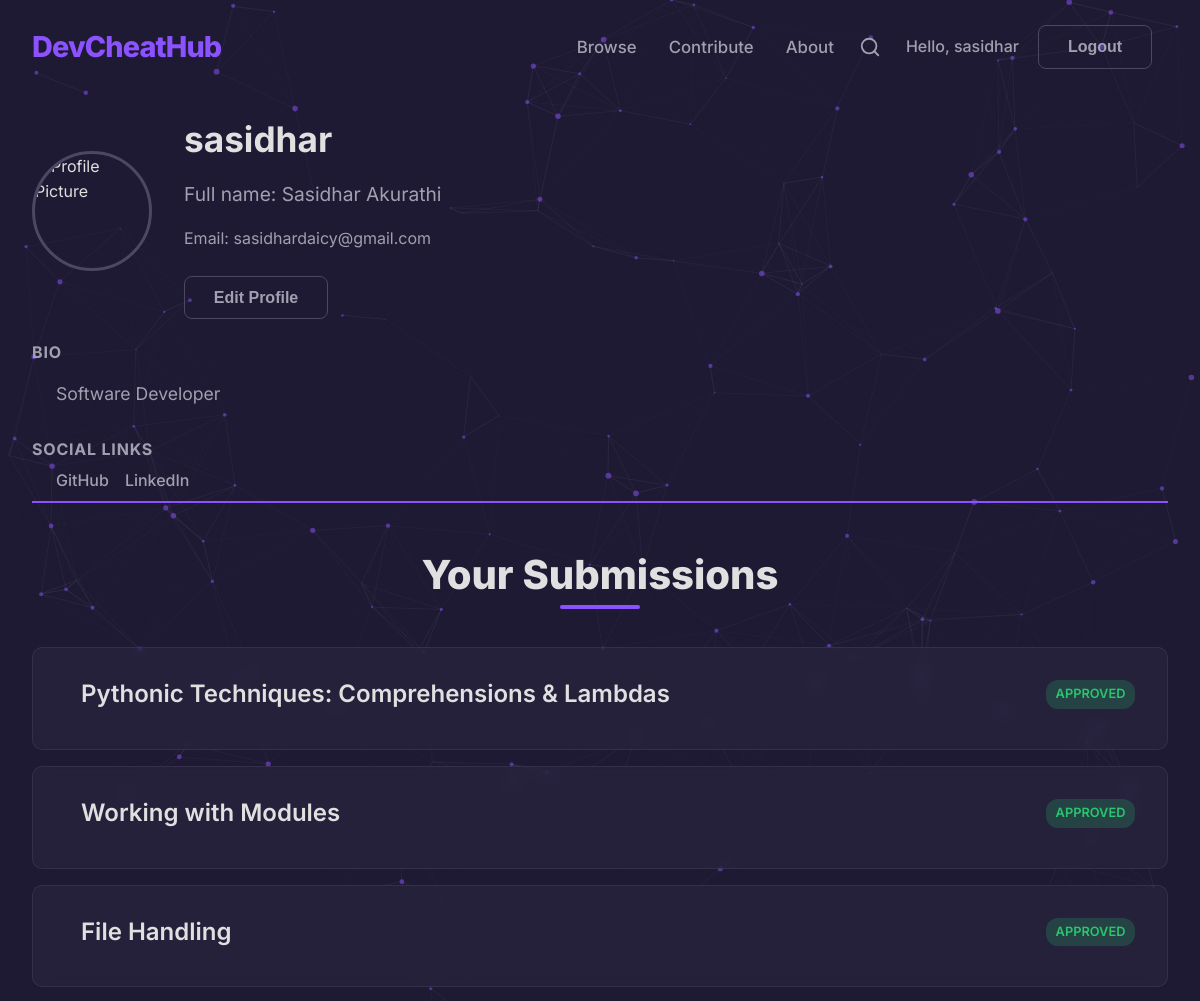
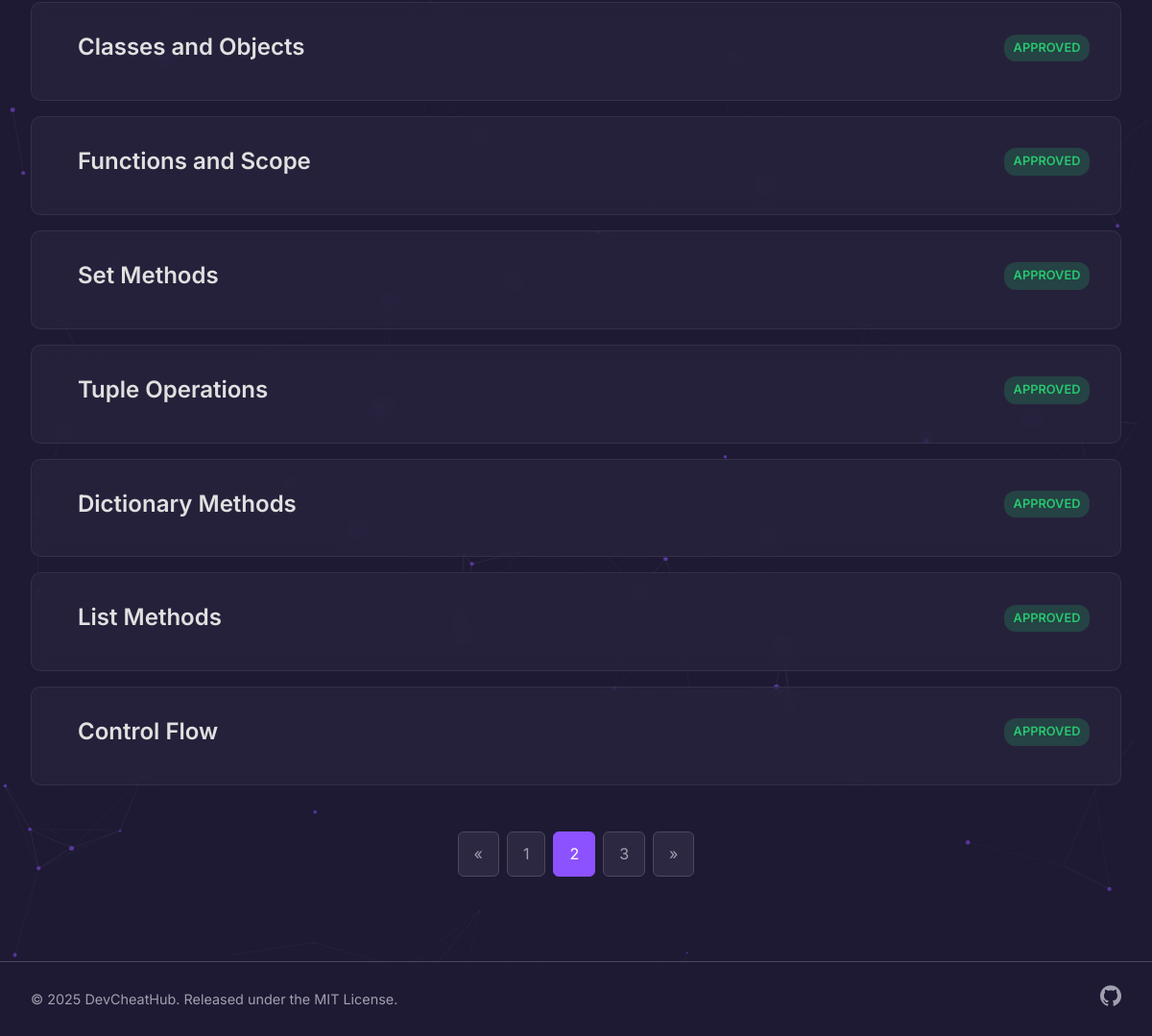
/accounts/profile/?page=2& (signed in), run on the app's committed database (2 pictures, top to bottom).
### core/models.py (models this page shows, shortened)
class CheatSheet(models.Model):
    STATUS_CHOICES = [
        ('PENDING', 'Pending Review'),
        ('APPROVED', 'Approved'),
        ('REJECTED', 'Rejected'),
    ]
    author = models.ForeignKey(User, on_delete=models.CASCADE)
    category = models.ForeignKey(Category, related_name="cheatsheets", on_delete=models.CASCADE)
    title = models.CharField(max_length=200)
    description = models.TextField(help_text="A brief description of the cheatsheet.")
    status = models.CharField(max_length=10, choices=STATUS_CHOICES, default='PENDING')
    slug = models.SlugField(max_length=200, unique=True, blank=True)
    created_at = models.DateTimeField(auto_now_add=True)
    updated_at = models.DateTimeField(auto_now=True)
    content = models.JSONField(default=dict)

### users/views.py (the view)
# urls.py: path('profile/', views.profile, name='profile'),
@login_required
def profile(request):
    if request.method == 'POST':
        u_form = UserUpdateForm(request.POST, instance=request.user)
        p_form = ProfileUpdateForm(request.POST, request.FILES, instance=request.user.profile)
        if u_form.is_valid() and p_form.is_valid():
            u_form.save()
            p_form.save()
            messages.success(request, 'Your profile has been updated successfully!')
            return redirect('profile') # Redirect to the same page
    else:
        u_form = UserUpdateForm(instance=request.user)
        p_form = ProfileUpdateForm(instance=request.user.profile)
    user_cheatsheets = CheatSheet.objects.filter(author=request.user).order_by('-updated_at')
    paginator = Paginator(user_cheatsheets, 10)
    page_number = request.GET.get('page')
    page_obj = paginator.get_page(page_number)
    query_params = request.GET.copy()
    if 'page' in query_params:
        del query_params['page']
    context = {
        'u_form': u_form,
        'p_form': p_form,
        'page_obj': page_obj,
        'query_params': query_params.urlencode(),
    }
    return render(request, 'users/profile.html', context)

### users/models.py (called while the page is built)
    @property
    def avatar_url(self):
        if self.profile_picture and hasattr(self.profile_picture, 'url'):
            return self.profile_picture.url
        else:
            return "https://res.cloudinary.com/dmphcbabx/image/upload/v1760011808/default_ycnnid.svg"

### templates/users/profile.html (shortened to what this page needs)
{% extends "base.html" %}
{% block content %}
<div class="container">
    <div id="profile-view-mode" class="form-section">
        <div class="profile-view-header">
            <div class="profile-view-info">
                <h1 class="profile-username">{{ user.username }}</h1>
                {% if user.get_full_name %}
                    <p class="profile-fullname">Full name: {{ user.get_full_name }}</p>
                {% endif %}
                <p class="profile-email">Email: {{ user.email }}</p>
                <button id="edit-profile-btn" class="btn btn-secondary">Edit Profile</button>
            </div>
        </div>
        <div class="profile-view-body">
            <h3>Bio</h3>
            <p class="profile-bio">{{ user.profile.bio|default:"You haven't added a bio yet." }}</p>
            <h3>Social Links</h3>
            <div class="profile-socials">
                {% if user.profile.github_url %}
                    <a href="{{ user.profile.github_url }}" target="_blank" class="social-link">GitHub</a>
                {% endif %}
                {% if user.profile.linkedin_url %}
                    <a href="{{ user.profile.linkedin_url }}" target="_blank" class="social-link">LinkedIn</a>
                {% endif %}
            </div>
        </div>
    </div>
    <div class="profile-submissions">
        <h2 class="section-title">Your Submissions</h2>
        <div class="list-container">
            {% for sheet in page_obj %}
                <div class="list-item">
                    <div class="list-item-header">
                        <h3 class="list-item-title">
                            {% if sheet.status == 'APPROVED' %}
                                <a href="{% url 'cheatsheet_detail' sheet.slug %}" class="list-item-link">{{ sheet.title }}</a>
                            {% else %}
                                {{ sheet.title }}
                            {% endif %}
                        </h3>
                        <span class="status-badge status-{{ sheet.status|lower }}">{{ sheet.get_status_display }}</span>
                    </div>
                </div>
            {% empty %}
                <p class="text-secondary">You haven't submitted any cheatsheets yet.</p>
            {% endfor %}
        </div>
        {% include 'partials/pagination.html' %}
    </div>
</div>
{% endblock %}

### templates/base.html (shortened to what this page needs)
{% load static %}
<!DOCTYPE html>
<html lang="en">
<head>
    <link rel="stylesheet" href="{% static 'css/styles.css' %}">
    <link rel="stylesheet" href="https://cdnjs.cloudflare.com/ajax/libs/codemirror/5.65.2/codemirror.min.css">
    <link rel="stylesheet" href="https://cdnjs.cloudflare.com/ajax/libs/codemirror/5.65.2/theme/dracula.min.css">
    <link rel="stylesheet" href="//cdnjs.cloudflare.com/ajax/libs/highlight.js/11.7.0/styles/atom-one-dark.min.css">
</head>
<body class="{% block body_class %}{% endblock %}">
    <div id="particles-js"></div>
    {% block header %}
        <header class="main-header">
            <nav class="header-nav container">
                <a href="{% url 'category_list' %}" class="logo">DevCheatHub</a>
                <div class="nav-menu">
                    <div class="nav-center">
                        <a href="{% url 'category_list' %}">Browse</a>
                        <a href="{% url 'contribute' %}">Contribute</a>
                        <a href="{% url 'about' %}">About</a>
                    </div>
                    <button id="open-search-btn" class="search-trigger-icon" aria-label="Open search">
                        <svg width="22" height="22" viewBox="0 0 24 24" fill="none" stroke="currentColor" stroke-width="2" stroke-linecap="round" stroke-linejoin="round"><circle cx="11" cy="11" r="8"></circle><line x1="21" y1="21" x2="16.65" y2="16.65"></line></svg>
                    </button>
                    <div class="nav-auth">
                        {% if user.is_authenticated %}
                            <a href="{% url 'profile' %}" class="welcome-text">Hello, {{ user.username }}</a>
                            <form action="{% url 'logout' %}" method="post" style="display: inline;">
                                <button type="submit" class="btn btn-secondary">Logout</button>
                            </form>
                        {% else %}
                            <a href="{% url 'login' %}" class="btn btn-secondary">Login</a>
                            <a href="{% url 'register' %}" class="btn btn-primary" >Sign Up</a>
                        {% endif %}
                    </div>
                </div>
            </nav>
        </header>
    {% endblock header %}
    <main id="page-content">
        {% block content %}
        {% endblock %}
    </main>
    {% block footer %}
        <footer class="site-footer">
            <div class="container footer-content-simple">
                <p class="footer-copyright">&copy; {% now "Y" %} DevCheatHub. Released under the MIT License.</p>
                <div class="footer-socials">
                    <a href="https://github.com/sasidharakurathi/devcheathub" target="_blank" aria-label="GitHub">
                    </a>
                </div>
            </div>
        </footer>
    {% endblock footer %}
</body>
</html>

### data on the page
CheatSheet: title "Pythonic Techniques: Comprehensions & Lambdas"
CheatSheet: title "Working with Modules"
CheatSheet: title "File Handling"
CheatSheet: title "Classes and Objects"
CheatSheet: title "Functions and Scope"
CheatSheet: title "Set Methods"
CheatSheet: title "Tuple Operations"
CheatSheet: title "Dictionary Methods"
CheatSheet: title "List Methods"
CheatSheet: title "Control Flow"

### other printed values
{{ user.username }} "sasidhar"
{{ num }} "1" "3"
